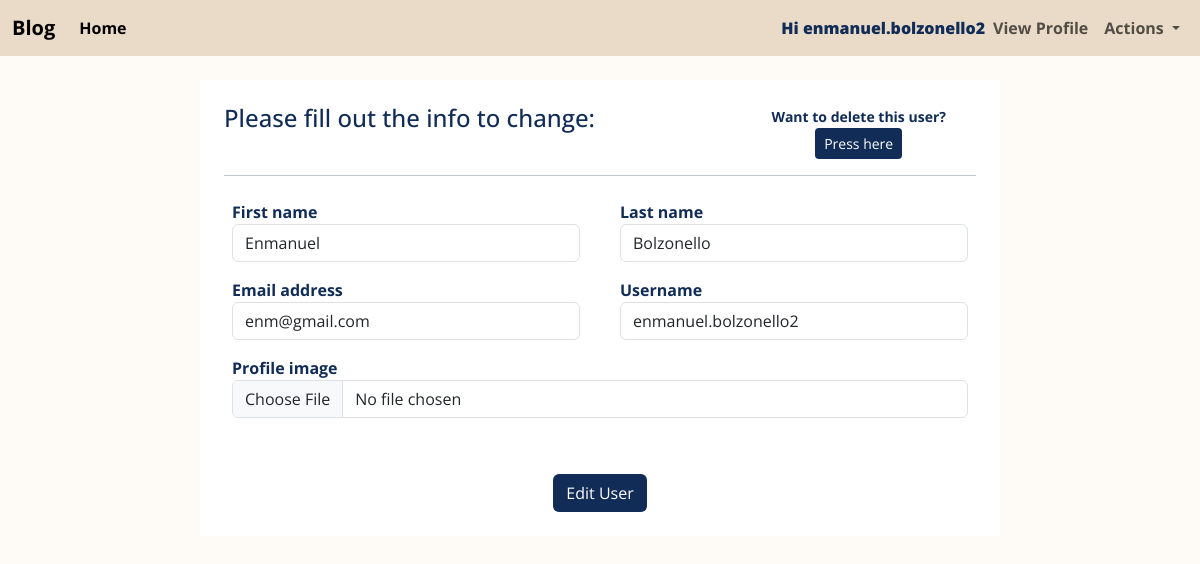
Screenshot of /users/54/edit (signed in) with the database file from the repository.
### users/models.py (models this page shows, shortened)
class CustomUser(AbstractUser):
    ROLE_CHOICES = [
        ("ADM", "Administrator"),
        ("AUT", "Author"),
        ("SUB", "Subscriber"),
    ]
    username = models.CharField(max_length=150, unique=True)
    role = models.CharField(max_length=3, choices=ROLE_CHOICES, default='SUB')
    created_at = models.DateTimeField(auto_now_add=True)
    profile_image = models.ImageField(upload_to="images/profile_pics", null=True, blank=True)

### users/views.py (the view, shortened to what this page needs)
# urls.py: path('<int:pk>/edit', EditUser.as_view(), name='edit'),
class EditUser(LoginRequiredMixin, UserPassesTestMixin, UpdateView):
    form_class = EditUserForm
    model = CustomUser
    template_name = 'users/edit_user.html'
    success_url = reverse_lazy('posts:post-list')
    def get_context_data(self, **kwargs):
        context = super().get_context_data(**kwargs)
        instance = self.get_object()
        context['first_name'] = instance.first_name
        context['email'] = instance.email
        context['profile_image'] = instance.profile_image
        return context
    def test_func(self):
        return self.request.user.role == 'ADM' or self.kwargs['pk'] == self.request.user.id

### users/forms.py
class EditUserForm(forms.ModelForm):
    class Meta:
        model = CustomUser
        fields = ['first_name', 'last_name', 'email', 'username', 'role', 'profile_image']
    def __init__(self, *args, **kwargs):
        user = kwargs.pop('user', None)
        super(EditUserForm, self).__init__(*args, **kwargs)
        if not user or user.role != 'ADM':
            del self.fields['role']
        for field_name, field in self.fields.items():
            if field_name == 'role':
                field.widget.attrs['class'] = 'form-select'
            else:
                field.widget.attrs['class'] = 'form-control'
        self.fields['first_name'].widget.attrs['readonly'] = True
        self.fields['last_name'].widget.attrs['readonly'] = True
        self.fields['username'].widget.attrs['readonly'] = True

### templates/users/edit_user.html (shortened to what this page needs)
{% extends 'base_template.html' %}
{% block content %}
<form method="post" class="create-user-form container" enctype="multipart/form-data" novalidate>
    <div class="row">
        <div class="col-md-8">
            <h4>Please fill out the info to change:</h4>
        </div>
        <div class="col-md-4 text-center">
            <small>Want to delete this user? </small>
            <a class="btn btn-sm btn-outline" href="{% url 'users:user-delete' pk=user.id %}">Press here</a>
        </div>
    </div>
    <hr>
    <div class="row">
        {% for field in form %}
            {% if field.name == 'profile_image' %}
                <div class="col-md-12">
                    <div class="form-group m-2">
                        <label for="{{ field.id_for_label }}">{{ field.label }}</label>
                        {{ field }}
                    </div>
                </div>
            {% else %}
                <div class="col-md-6">
                    <div class="form-group m-2">
                        <label for="{{ field.id_for_label }}">{{ field.label }}</label>
                        {{ field }}
                    </div>
                </div>
            {% endif %}
        {% endfor %}
    </div>
    <div class="mt-5 text-center">
        <button class="btn btn-outline profile-button" type="submit">Edit User</button>
    </div>
</form>
{% endblock %}

### templates/base_template.html (shortened to what this page needs)
{% load static %}
<!doctype html>
<html lang="en">
  <head>
    <link href="https://cdn.jsdelivr.net/npm/bootstrap@5.3.3/dist/css/bootstrap.min.css"
        rel="stylesheet"
>
    <link rel="stylesheet" href="{% static 'css/style.css' %}">
    <link rel="stylesheet"
          href="https://cdnjs.cloudflare.com/ajax/libs/font-awesome/6.5.2/css/all.min.css"
 />
  </head>
  <body>
    <nav class="navbar navbar-expand-lg" style="background-color: #EADBC8;">
      <div class="container-fluid">
        <a class="navbar-brand" href="{% url 'posts:post-list' %}">Blog</a>
        <div class="collapse navbar-collapse" id="navbarNavDropdown">
          <ul class="navbar-nav">
            <li class="nav-item">
              <a class="nav-link active" aria-current="page" href="{% url 'posts:post-list' %}">Home</a>
            </li>
          </ul>
        </div>
        {% if user.is_authenticated %}
        <div class="collapse navbar-collapse d-flex align-items-center" id="navbarNavDropdown">
          <ul class="navbar-nav ms-auto d-flex align-items-center">
              <li class="nav-item">
                <p class="text-center mb-0"><b>Hi {{ user.username }}</b></p>
              </li>
              {% if user.profile_image %}
              <li class="nav-item">
                <a href="{% url 'users:user-details' pk=user.id %}">
                  <img src="{{ user.profile_image.url }}" alt="{{ user.username }}'s profile image" class="profile-image">
                </a>
              </li>
              {% else %}
              <li class="nav-item">
                <a class="nav-link" href="{% url 'users:user-details' pk=user.id %}">View Profile</a>
              </li>
              {% endif %}
              <li class="nav-item dropdown">
                <a class="nav-link dropdown-toggle" href="#" role="button" data-bs-toggle="dropdown" aria-expanded="false">
                  Actions
                </a>
              </li>
          </ul>
        </div>
        {% endif %}
      </div>
    </nav>
    {% block content %}{% endblock %}
  </body>
</html>

### static/css/style.css (style rules this page uses)
body { background-color: #FEFAF6; color: #102C57; font-weight: bold; font-family: "Open Sans", sans-serif; }
.btn { background-color: #102C57; color: white; }
.create-user-form { background-color: white; max-width: 800px; margin: 2% auto; padding: 2%; }

### rows the page displays
CustomUser: username "enmanuel.bolzonello2", form "Enmanuel" "Bolzonello" "enm@gmail.com" "enmanuel.bolzonello2"

### other values shown
{{ field.label }} "First name" "Last name" "Email address" "Username"
{{ field.label }} "Profile image"
